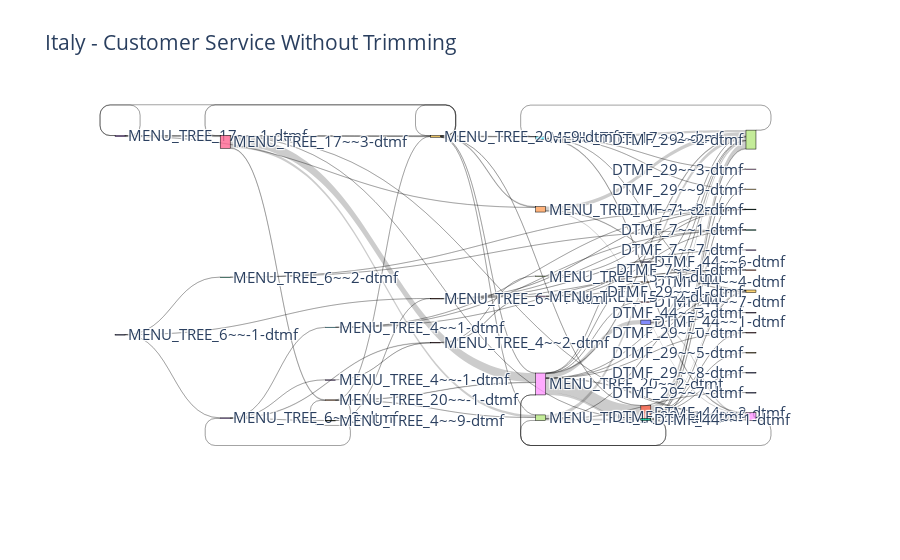

Source (notebook cell):
### Markdown cell above
## United Kingdom - Customer Service

The upper plot shows all shows all the plots that a SessionId has taken through the flow. The lower plot shows a trimmed version with only those paths that have over 100 users. 

### Takeaways
- All paths in this flow end in DTMF events
- They appear to enter from two main sources MENU_TREE_17 (MainMenu) or MENU_TREE_6
- The paths from the two entrances are always seperate, it's to say they do not share any nodes

### Code cell
FlowName = "Italy - Customer Service"
df = client.query(sql_temp.format(FlowName)).to_dataframe()
flow = SankeyFlow(df)
flow.plot(0, f"{FlowName} Without Trimming").show()

### Figure 1 — Plotly figure (JSON) as saved in the notebook; plotly's stock layout.template omitted (floating-point values rounded to 4 significant figures)
{"data": [{"link": {"hovertemplate": "%{value} unique users went from %{source.label} to %{target.label}.<br /><br />It took them %{label} in average to reach this point from the start of the flow.<extra></extra>", "label": ["0 days 00:00:03", "0 days 00:00:02", "0 days 00:00:03", "0 days 00:00:15", "0 days 00:00:23", "0 days 00:00:15", "0 days 00:00:00", "0 days 00:00:26", "0 days 00:00:07", "0 days 00:00:07", "0 days 00:00:21", "0 days 00:00:08", "0 days 00:00:16", "0 days 00:00:04", "0 days 00:00:26", "0 days 00:00:31", "0 days 00:00:01", "0 days 00:00:14", "0 days 00:00:00", "0 days 00:00:00", "0 days 00:00:13", "0 days 00:00:31", "0 days 00:00:01", "0 days 00:00:01", "0 days 00:00:00", "0 days 00:00:03", "0 days 00:00:00", "0 days 00:00:00", "0 days 00:00:08", "0 days 00:00:07", "0 days 00:00:14", "0 days 00:00:29", "0 days 00:00:22", "0 days 00:00:25", "0 days 00:00:21", "0 days 00:00:14", "0 days 00:00:08", "0 days 00:00:00", "0 days 00:00:10", "0 days 00:00:02", "0 days 00:00:00", "0 days 00:00:02", "0 days 00:00:00", "0 days 00:00:00", "0 days 00:00:10", "0 days 00:00:10", "0 days 00:00:14", "0 days 00:00:18", "0 days 00:00:12", "0 days 00:00:14", "0 days 00:00:18", "0 days 00:00:00", "0 days 00:00:00", "0 days 00:00:00", "0 days 00:00:00", "0 days 00:00:18", "0 days 00:00:21", "0 days 00:00:15", "0 days 00:00:18", "0 days 00:00:00", "0 days 00:00:00", "0 days 00:00:00", "0 days 00:00:00", "0 days 00:00:20", "0 days 00:00:14", "0 days 00:00:17", "0 days 00:00:00", "0 days 00:00:03", "0 days 00:00:00", "0 days 00:00:28", "0 days 00:00:00", "0 days 00:00:00", "0 days 00:00:00", "0 days 00:00:26", "0 days 00:00:28", "0 days 00:00:24", "0 days 00:00:02", "0 days 00:00:09", "0 days 00:00:00", "0 days 00:00:00", "0 days 00:00:27", "0 days 00:00:23", "0 days 00:00:25", "0 days 00:00:13", "0 days 00:00:24", "0 days 00:00:26", "0 days 00:00:18", "0 days 00:00:44", "0 days 00:00:00", "0 days 00:00:00", "0 days 00:00:33"], "source": [4, 4, 4, 21, 21, 21, 21, 21, 21, 21, 21, 8, 8, 8, 8, 8, 8, 8, 8, 8, 8, 8, 6, 6, 6, 6, 6, 6, 7, 7, 7, 7, 32, 32, 32, 32, 32, 12, 12, 5, 5, 5, 5, 5, 20, 20, 20, 9, 9, 9, 9, 9, 9, 9, 9, 24, 24, 24, 24, 3, 3, 3, 3, 37, 26, 26, 13, 13, 13, 13, 10, 10, 10, 38, 38, 38, 11, 11, 11, 11, 36, 25, 25, 25, 27, 27, 28, 43, 0, 17, 34], "target": [28, 17, 39, 28, 39, 17, 8, 18, 29, 16, 40, 21, 32, 20, 36, 33, 28, 39, 17, 16, 0, 34, 8, 7, 9, 24, 28, 32, 17, 28, 39, 30, 17, 39, 28, 8, 19, 42, 22, 17, 39, 28, 18, 19, 17, 28, 39, 6, 4, 5, 3, 8, 7, 9, 21, 7, 8, 9, 24, 6, 4, 5, 3, 42, 37, 38, 26, 25, 27, 43, 12, 13, 11, 42, 41, 22, 42, 41, 22, 23, 17, 42, 41, 22, 11, 13, 7, 26, 17, 5, 17], "value": [97, 344, 44, 197, 101, 478, 1, 1, 1, 1, 1, 1277, 188, 382, 2, 1, 36, 1, 62, 2, 1, 1, 809, 221, 66, 52, 1, 1, 336, 145, 14, 1, 63, 40, 22, 1, 1, 7, 1, 191, 10, 59, 2, 1, 213, 146, 14, 30, 68, 23, 1, 24, 5, 1, 2, 9, 30, 6, 1, 70, 16, 6, 4, 3, 3, 34, 37, 14, 5, 1, 1, 4, 1, 22, 5, 1, 15, 5, 5, 1, 2, 11, 2, 1, 3, 2, 1, 1, 1, 1, 1]}, "node": {"label": ["DTMF_44~~6-dtmf", "DTMF_59~~1-dtmf", "DTMF_61~~1-dtmf", "MENU_TREE_17~~-1-dtmf", "MENU_TREE_17~~1-dtmf", "MENU_TREE_17~~2-dtmf", "MENU_TREE_17~~3-dtmf", "MENU_TREE_20~~1-dtmf", "MENU_TREE_20~~2-dtmf", "MENU_TREE_20~~9-dtmf", "MENU_TREE_6~~-1-dtmf", "MENU_TREE_6~~1-dtmf", "MENU_TREE_6~~2-dtmf", "MENU_TREE_6~~3-dtmf", "SMS_3~~MSG_EVENT", "SMS_4~~MSG_EVENT", "DTMF_29~~0-dtmf", "DTMF_29~~2-dtmf", "DTMF_29~~3-dtmf", "DTMF_29~~9-dtmf", "DTMF_44~~1-dtmf", "DTMF_44~~2-dtmf", "DTMF_7~~1-dtmf", "DTMF_7~~7-dtmf", "MENU_TREE_20~~-1-dtmf", "MENU_TREE_4~~1-dtmf", "MENU_TREE_4~~2-dtmf", "MENU_TREE_4~~9-dtmf", "DTMF_29~~1-dtmf", "DTMF_29~~5-dtmf", "DTMF_29~~7-dtmf", "DTMF_29~~9-dtmf", "DTMF_44~~-1-dtmf", "DTMF_44~~3-dtmf", "DTMF_44~~4-dtmf", "DTMF_44~~6-dtmf", "DTMF_44~~7-dtmf", "MENU_TREE_15~~1-dtmf", "MENU_TREE_15~~2-dtmf", "DTMF_29~~-1-dtmf", "DTMF_29~~8-dtmf", "DTMF_7~~-1-dtmf", "DTMF_7~~2-dtmf", "MENU_TREE_4~~-1-dtmf"], "line": {"color": "black", "width": 0.5}, "thickness": 10}, "type": "sankey"}], "layout": {"autosize": true, "font": {"size": 15}, "plot_bgcolor": "white", "title": {"text": "Italy - Customer Service Without Trimming"}}}
